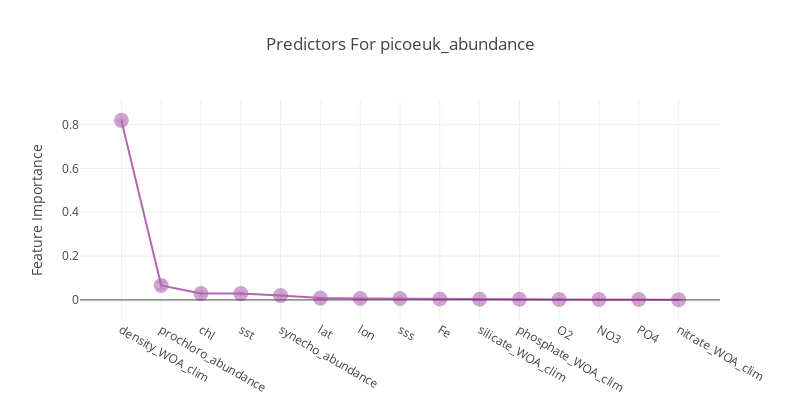

Notebook code for this chart:
### Code cell
from pycmap.supervised import RandomForest

model = RandomForest(df, 'picoeuk_abundance')
model.learn()
model.plot_feature_importance()
model.report()

### Figure 1 — Plotly figure (JSON) as saved in the notebook; plotly's stock layout.template omitted (floating-point values rounded to 4 significant figures)
{"data": [{"error_y": {"array": [0.005475, 0.01593, 0.01186, 0.004936, 0.003766, 0.002298, 0.001756, 0.002468, 0.001555, 0.00229, 0.002877, 0.002847, 0.002854, 0.001278, 0.001957], "color": "rgba(7, 7, 7, .2)", "type": "data", "visible": true}, "marker": {"color": "purple", "opacity": 0.6, "size": 15}, "mode": "lines+markers", "name": "", "opacity": 0.6, "type": "scatter", "uid": "b92cc9b0-7678-4844-8f7b-053965d134f5", "x": ["density_WOA_clim", "prochloro_abundance", "chl", "sst", "synecho_abundance", "lat", "lon", "sss", "Fe", "silicate_WOA_clim", "phosphate_WOA_clim", "O2", "NO3", "PO4", "nitrate_WOA_clim"], "y": [0.8187, 0.066, 0.02881, 0.02873, 0.01968, 0.008211, 0.006499, 0.006386, 0.004059, 0.003076, 0.002746, 0.002016, 0.001921, 0.001798, 0.00134]}], "layout": {"autosize": false, "height": 400, "title": {"text": "Predictors For picoeuk_abundance"}, "width": 800, "xaxis": {"title": {"text": ""}}, "yaxis": {"title": {"text": "Feature Importance"}}}}
